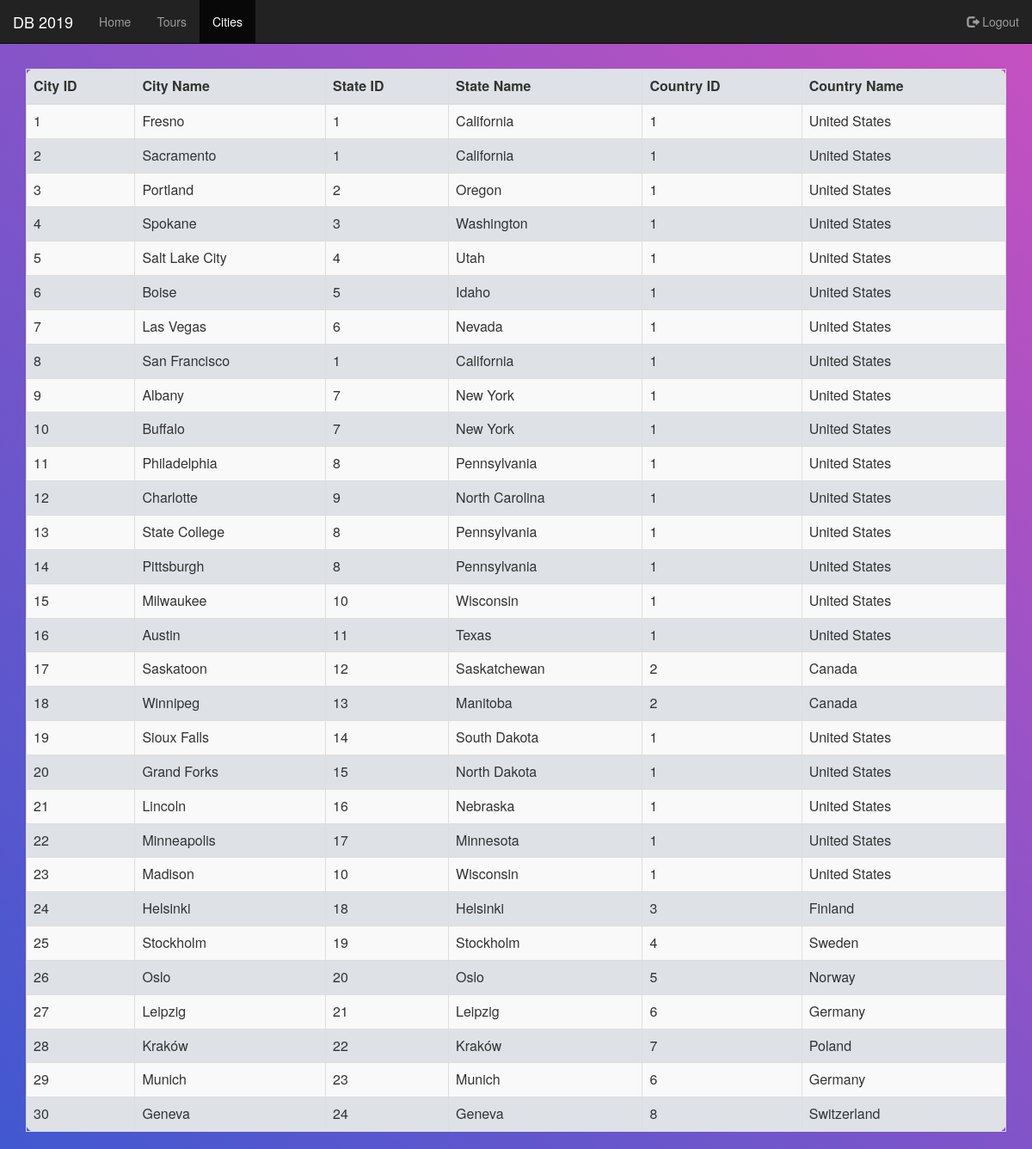
/Website/city.php (signed in), run on the app's committed database.
### tables this page shows
CREATE TABLE `city` (
  `city_id` int(11) NOT NULL,
  `city_name` varchar(22) NOT NULL,
  `state_id` int(11) NOT NULL,
  PRIMARY KEY (`city_id`),
  KEY `fk_city_state_idx` (`state_id`),
  CONSTRAINT `fk_city_state1` FOREIGN KEY (`state_id`) REFERENCES `state` (`state_id`)
);

CREATE TABLE `state` (
                         `state_id` int(11) NOT NULL,
                         `state_name` varchar(22) NOT NULL,
                         `country_id` int(11) NOT NULL,
                         PRIMARY KEY (`state_id`),
                         KEY `fk_state_country1_idx` (`country_id`),
                         CONSTRAINT `fk_state_country` FOREIGN KEY (`country_id`) REFERENCES `country` (`country_id`)
);

CREATE TABLE `country` (
  `country_id` int(11) NOT NULL,
  `country_name` varchar(20) DEFAULT NULL,
  PRIMARY KEY (`country_id`)
);

### Website/city.php (the view, shortened to what this page needs)
<html>
<head>
<link rel="stylesheet" href="https://maxcdn.bootstrapcdn.com/bootstrap/3.4.0/css/bootstrap.min.css">
<link rel="stylesheet" type="text/css" href="animations.css">
</head>
<body style="background-color: #c850c0;background: -webkit-linear-gradient(45deg, #4158d0, #c850c0);background: -o-linear-gradient(45deg, #4158d0, #c850c0);background: -moz-linear-gradient(45deg, #4158d0, #c850c0);background: linear-gradient(45deg, #4158d0, #c850c0);">
	<nav class="navbar navbar-inverse navbar-fixed-top">
		<div class="container-fluid">
			<div class="navbar-header">
				<a class="navbar-brand" href="#">DB 2019</a>
			</div>
			<ul class="nav navbar-nav">
				<li><a href="home.php">Home</a></li>
				<li><a href="tours.php">Tours</a></li>
				<li class="active"><a href="#">Cities</a></li>
			</ul>
			<ul class="nav navbar-nav navbar-right">
      	<li><a href="logout.php"><span class="glyphicon glyphicon-log-out"></span> Logout</a></li>
    </ul>
		</div>
	</nav>
<br><br><br><br>
<div class="limiter">
<div class="container">
	<div class="wrapper fadeInDown">
<?php
	include("credentials.php");
	$conn = mysqli_connect($servername, $username, $password, $dbname);
	$sql = "SELECT city_id, city_name, state.state_id, state_name, country.country_id, country_name FROM city JOIN state ON city.state_id = state.state_id JOIN country ON state.country_id = country.country_id LIMIT 30";
	$result = mysqli_query($conn, $sql);
	if(!isset($_SESSION["login"])){
		header("Location:letmein.php");
	}
	else {
		if ($result->num_rows > 0) {
			echo "<table class=\"table table-dark table-striped table-bordered table-hover table-sm table-responsive\" style=\"background-color: #dee2e6;-webkit-border-radius: 10px 10px 10px 10px;border-radius: 10px 10px 10px 10px;\"><thead class=\"bg-dark text-light\"><tr><th>City ID</th><th>City Name</th><th>State ID</th><th>State Name</th><th>Country ID</th><th>Country Name</th></tr></thead><tbody>";
			while($row = $result->fetch_assoc()) {
				echo "<tr><td>".$row["city_id"]."</td><td>".$row["city_name"]."</td><td>".$row["state_id"]."</td><td>".$row["state_name"]."</td><td>".$row["country_id"]."</td><td>".$row["country_name"]."</td></tr>";
			}
			echo "</tbody></table>";
		} else {
			echo "0 results";
		}
	}
?>
	</div>
</div>
</div>
</body>
</html>

### Website/css/animations.css (style rules this page uses)
.fadeInDown { -webkit-animation-name: fadeInDown; animation-name: fadeInDown; -webkit-animation-duration: 1s; animation-duration: 1s; -webkit-animation-fill-mode: both; animation-fill-mode: both; }

### data on the page
city: city_id "1", city_name "Fresno", state.state_id "1", state.state_name "California", country.country_id "1", country.country_name "United States"
city: city_id "2", city_name "Sacramento", state.state_id "1", state.state_name "California", country.country_id "1", country.country_name "United States"
city: city_id "3", city_name "Portland", state.state_id "2", state.state_name "Oregon", country.country_id "1", country.country_name "United States"
city: city_id "4", city_name "Spokane", state.state_id "3", state.state_name "Washington", country.country_id "1", country.country_name "United States"
city: city_id "5", city_name "Salt Lake City", state.state_id "4", state.state_name "Utah", country.country_id "1", country.country_name "United States"
city: city_id "6", city_name "Boise", state.state_id "5", state.state_name "Idaho", country.country_id "1", country.country_name "United States"
city: city_id "7", city_name "Las Vegas", state.state_id "6", state.state_name "Nevada", country.country_id "1", country.country_name "United States"
city: city_id "8", city_name "San Francisco", state.state_id "1", state.state_name "California", country.country_id "1", country.country_name "United States"
city: city_id "9", city_name "Albany", state.state_id "7", state.state_name "New York", country.country_id "1", country.country_name "United States"
city: city_id "10", city_name "Buffalo", state.state_id "7", state.state_name "New York", country.country_id "1", country.country_name "United States"
city: city_id "11", city_name "Philadelphia", state.state_id "8", state.state_name "Pennsylvania", country.country_id "1", country.country_name "United States"
city: city_id "12", city_name "Charlotte", state.state_id "9", state.state_name "North Carolina", country.country_id "1", country.country_name "United States"
city: city_id "13", city_name "State College", state.state_id "8", state.state_name "Pennsylvania", country.country_id "1", country.country_name "United States"
city: city_id "14", city_name "Pittsburgh", state.state_id "8", state.state_name "Pennsylvania", country.country_id "1", country.country_name "United States"
city: city_id "15", city_name "Milwaukee", state.state_id "10", state.state_name "Wisconsin", country.country_id "1", country.country_name "United States"
city: city_id "16", city_name "Austin", state.state_id "11", state.state_name "Texas", country.country_id "1", country.country_name "United States"
city: city_id "17", city_name "Saskatoon", state.state_id "12", state.state_name "Saskatchewan", country.country_id "2", country.country_name "Canada"
city: city_id "18", city_name "Winnipeg", state.state_id "13", state.state_name "Manitoba", country.country_id "2", country.country_name "Canada"
city: city_id "19", city_name "Sioux Falls", state.state_id "14", state.state_name "South Dakota", country.country_id "1", country.country_name "United States"
city: city_id "20", city_name "Grand Forks", state.state_id "15", state.state_name "North Dakota", country.country_id "1", country.country_name "United States"
city: city_id "21", city_name "Lincoln", state.state_id "16", state.state_name "Nebraska", country.country_id "1", country.country_name "United States"
city: city_id "22", city_name "Minneapolis", state.state_id "17", state.state_name "Minnesota", country.country_id "1", country.country_name "United States"
city: city_id "23", city_name "Madison", state.state_id "10", state.state_name "Wisconsin", country.country_id "1", country.country_name "United States"
city: city_id "24", city_name "Helsinki", state.state_id "18", state.state_name "Helsinki", country.country_id "3", country.country_name "Finland"
city: city_id "25", city_name "Stockholm", state.state_id "19", state.state_name "Stockholm", country.country_id "4", country.country_name "Sweden"
city: city_id "26", city_name "Oslo", state.state_id "20", state.state_name "Oslo", country.country_id "5", country.country_name "Norway"
city: city_id "27", city_name "Leipzig", state.state_id "21", state.state_name "Leipzig", country.country_id "6", country.country_name "Germany"
city: city_id "28", city_name "Kraków", state.state_id "22", state.state_name "Kraków", country.country_id "7", country.country_name "Poland"
city: city_id "29", city_name "Munich", state.state_id "23", state.state_name "Munich", country.country_id "6", country.country_name "Germany"
city: city_id "30", city_name "Geneva", state.state_id "24", state.state_name "Geneva", country.country_id "8", country.country_name "Switzerland"
